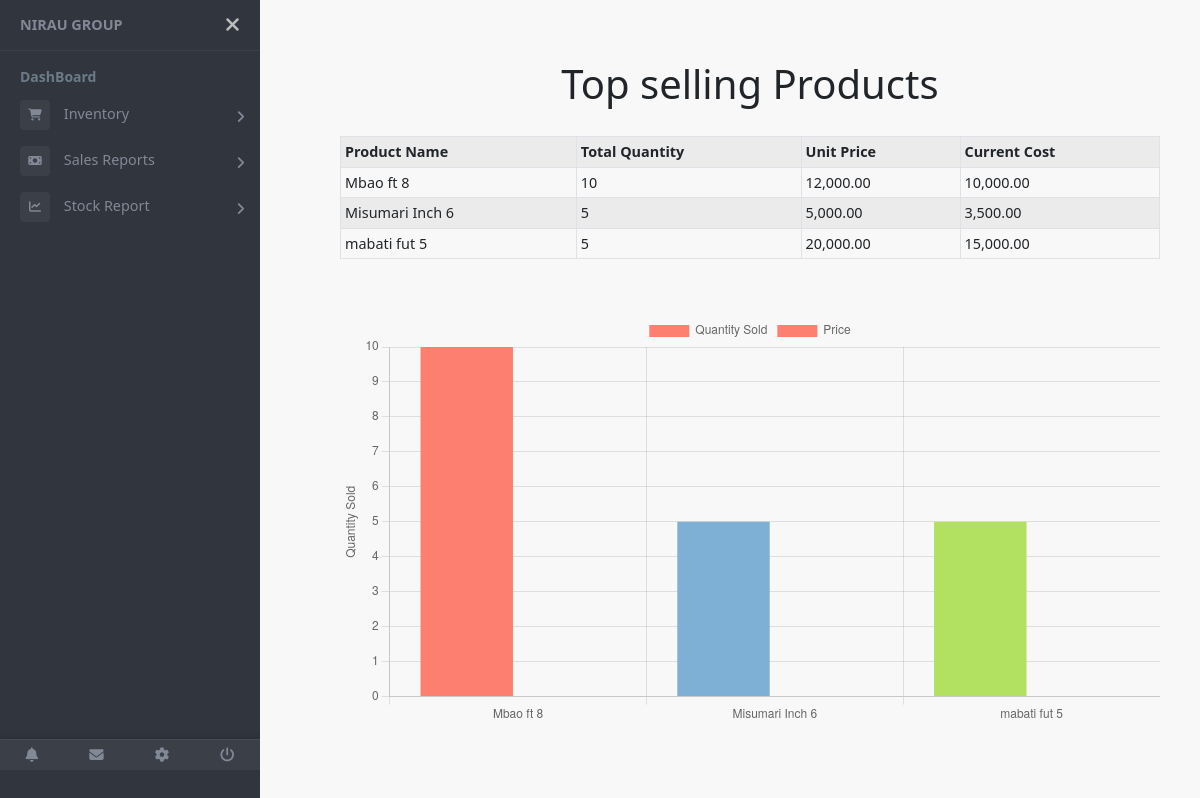
/top-selling/ (signed in), run on an earlier commit of the app's database.
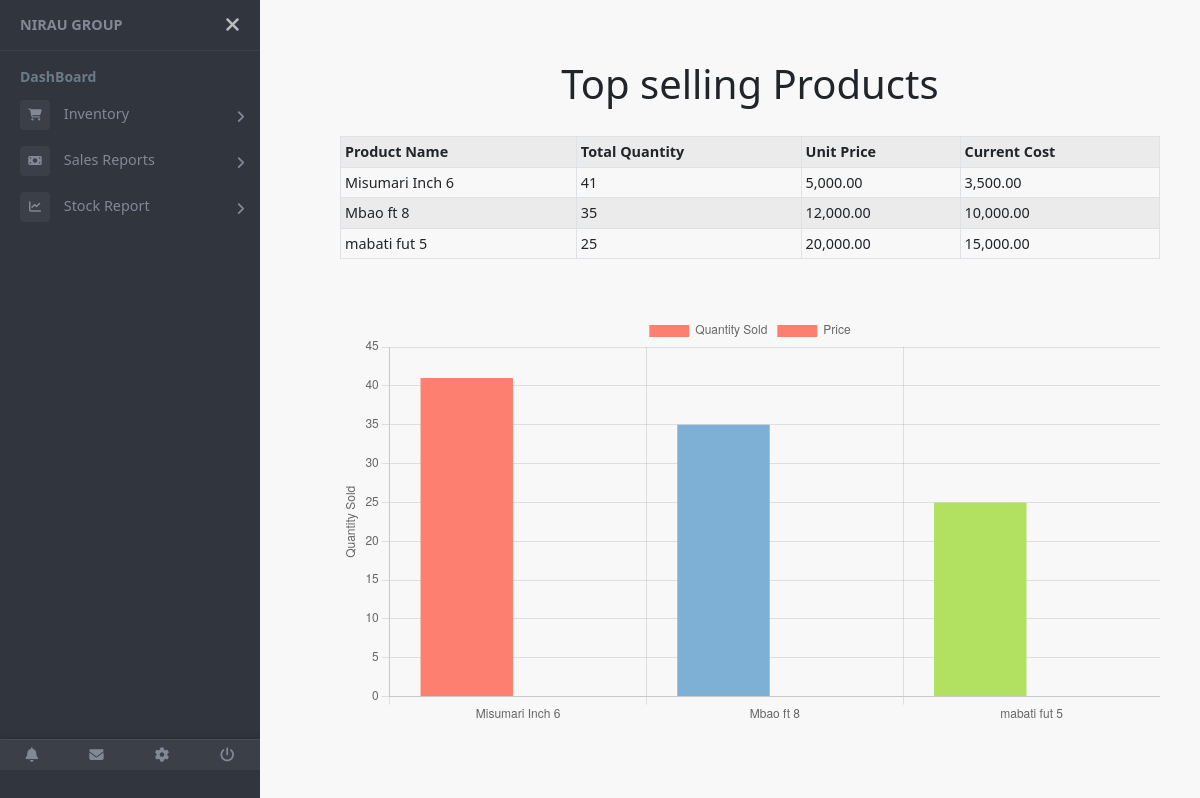
And on a later commit of the database.
### store/models.py (models this page shows, shortened)
class Product(models.Model):
    store = models.ForeignKey(Store, on_delete=models.CASCADE, null=True)
    name = models.CharField(max_length=255)
    inventory_quantity = models.PositiveIntegerField()
    standard_price = models.DecimalField(max_digits=10, decimal_places=2)
    current_cost = models.DecimalField(max_digits=10, decimal_places=2)
    reorder_point = models.PositiveIntegerField()

### store/views.py (the view)
# urls.py: path('top-selling/', views.top_selling_products, name='top_selling_products'),
@login_required(login_url='login')
def top_selling_products(request):
    user_store = request.user.store  # Assuming user is associated with a store through user.store
    top_products = Product.objects.filter(store=user_store).annotate(total_quantity_sold=Sum('sale__quantity')).order_by('-total_quantity_sold')[:30]
    context = {
        'top_products': top_products
    }
    if request.GET.get('pdf'):
        return render_to_pdf('sales/top_selling_products_pdf.html', context)
    else:
        return render(request, 'sales/top_selling_products.html', context)

### store/store/templates/sales/top_selling_products.html (shortened to what this page needs)
{% extends 'base.html' %}
{% load humanize %}
{% block content %}
<h1 class="text-center">Top selling Products</h1>
<div class="table-responsive">
    <table class="table table-striped table-bordered table-sm">
        <tr>
            <th>Product Name</th>
            <th>Total Quantity</th>
            <th>Unit Price</th>
            <th>Current Cost</th>
        </tr>
        {% for product in top_products %}
        <tr>
            <td>{{product.name}}</td>
            <td>{{product.total_quantity_sold}}</td>
            <td>{{product.standard_price|intcomma}}</td>
            <td>{{product.current_cost|intcomma}}</td>
        </tr>
        {% endfor %}
    </table>
</div>
<div class="container">
    <div class="row justify-content-center">
        <div class="col-lg-12">
            <div class="chart-container">
                <canvas id="chart"></canvas>
            </div>
        </div>
    </div>
</div>
{% endblock content %}

What changed in the data, as far as the page shows it:
changed Product "Misumari Inch 6": total_quantity_sold "5" → "41"; moves up the list
changed Product "Mbao ft 8": total_quantity_sold "10" → "35"
changed Product "mabati fut 5": total_quantity_sold "5" → "25"
Also different on the page:
chart data {{ product.name }}: Mbao ft 8, Misumari Inch 6, mabati fut 5 → Misumari Inch 6, Mbao ft 8, mabati fut 5
chart data {{ product.total_quantity_sold }}: 10, 5, 5 → 41, 35, 25
